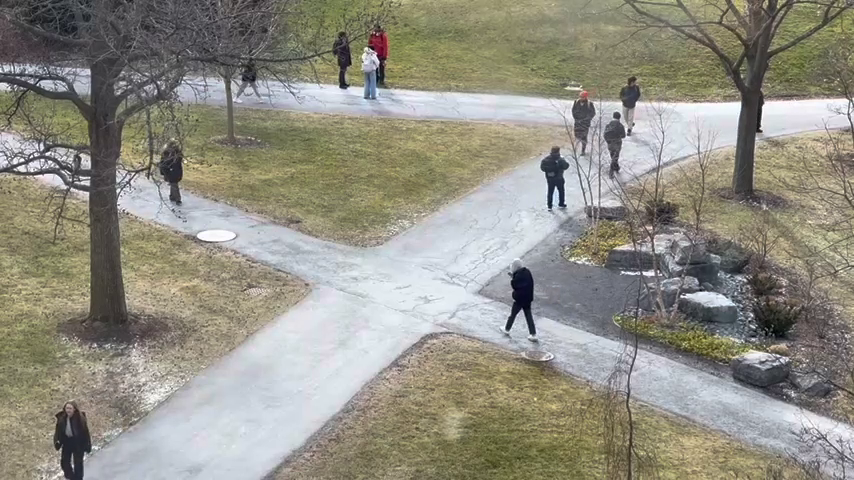
#> input picture frame 14 of data/test.mp4, 854 x 480 px
$ python L_Accumulation_video_moving.py
#> lines starting #> are read from the running program, lines starting #| are printed output that depends on the picture; after the words box and inside, x2 and y2 are one past the last pixel; in counts of white or black regions, pixels touching at a corner belong together
import cv2
import numpy as np

# 视频文件路径
video_file = 'data/test.mp4'
# 输出视频路径
output_video_file = 'city_video/accumulation/output_video.mp4'

transparency = 0.01  # 透明度

cap = cv2.VideoCapture(video_file)

ret, last_frame = cap.read()
#> last_frame is the input picture: shape (480, 854, 3); mean B, G, R 132.4, 144.1, 146.4
if not ret:
    print("Failed to read the video.")
    cap.release()
    exit()

height, width = last_frame.shape[:2]
#> height = 480; width = 854

# 初始化VideoWriter对象
fourcc = cv2.VideoWriter_fourcc(*'mp4v')
output_fps = cap.get(cv2.CAP_PROP_FPS)  # 使用原视频的帧率
out = cv2.VideoWriter(output_video_file, fourcc, output_fps, (width, height))

motion_accumulated_frame = np.zeros((height, width), np.float32)

while True:
    ret, current_frame = cap.read()
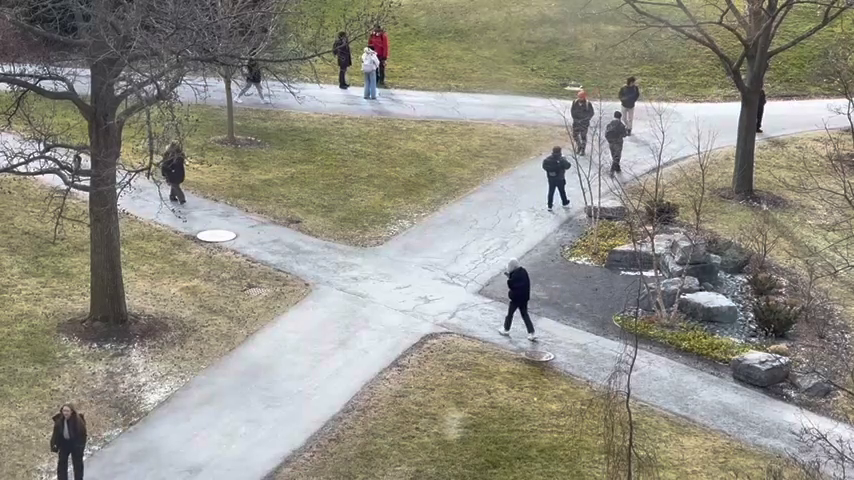
#> input picture frame 15 of data/test.mp4, 854 x 480 px
#> current_frame is the input picture: shape (480, 854, 3); mean B, G, R 132.7, 144.4, 146.7
    if not ret:
        break

    frame_diff = cv2.absdiff(current_frame, last_frame)
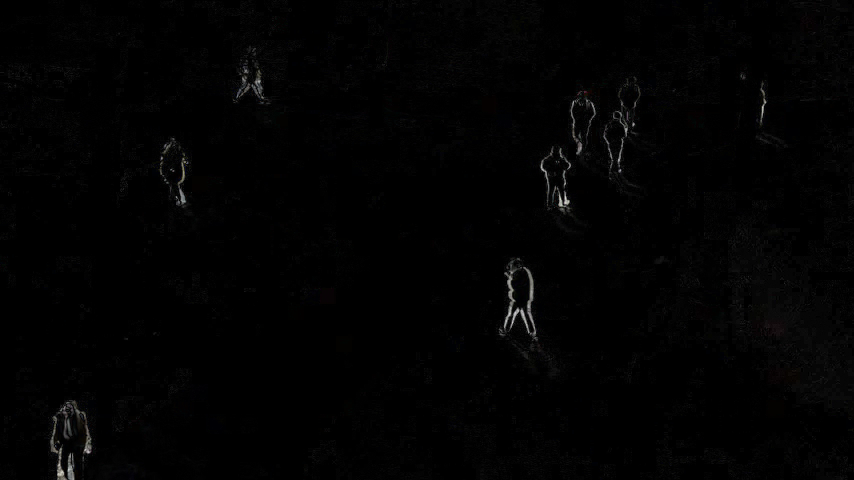
#> frame_diff: shape (480, 854, 3); mean B, G, R 2.3, 2.2, 2.3
    gray_diff = cv2.cvtColor(frame_diff, cv2.COLOR_BGR2GRAY)

    # 使用一个标量而不是数组来调整灰度差异的强度
    scaled_gray_diff = cv2.multiply(gray_diff, transparency)  # 直接使用标量进行乘法

    _, motion_mask = cv2.threshold(scaled_gray_diff, 0, 255, cv2.THRESH_BINARY)
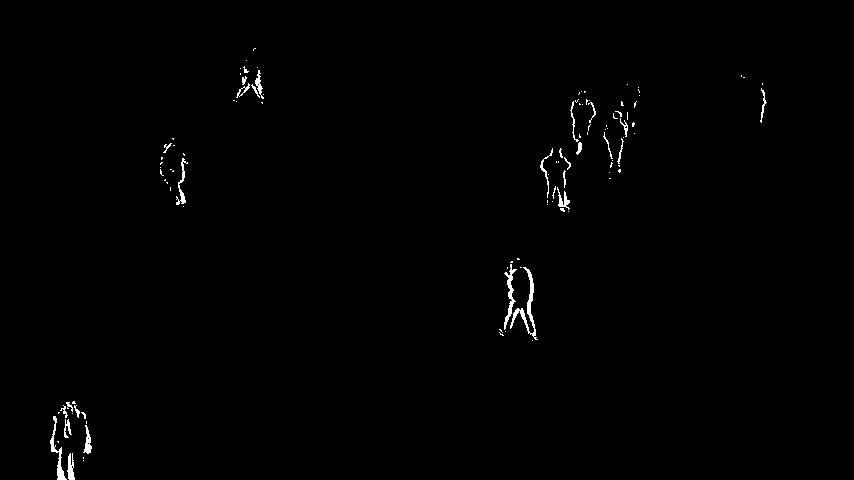
#> motion_mask: shape (480, 854); 0.67% white; 110 white regions (83 under 20 px), largest, box (x1, y1, x2, y2) and area: (510, 267, 538, 340) 396, (504, 264, 517, 330) 255, (50, 416, 67, 480) 255
    transparent_motion = cv2.min(scaled_gray_diff, motion_mask)

    # 使用透明度更新motion_accumulated_frame
    np.add(motion_accumulated_frame, transparent_motion, out=motion_accumulated_frame, casting="unsafe")
    motion_accumulated_frame = np.clip(motion_accumulated_frame, 0, 255)

    motion_accumulated_8bit = cv2.convertScaleAbs(motion_accumulated_frame)

    # 写入处理后的帧到输出视频
    out.write(motion_accumulated_8bit)

    last_frame = current_frame

    # 显示结果
    cv2.imshow('Motion Accumulation', motion_accumulated_8bit)

    if cv2.waitKey(1) & 0xFF == 27:  # 按Esc键退出
#> (key Esc is pressed here)
        break

# 释放资源
cap.release()
out.release()  # 释放VideoWriter对象
cv2.destroyAllWindows()

$ run again, starting later in the video
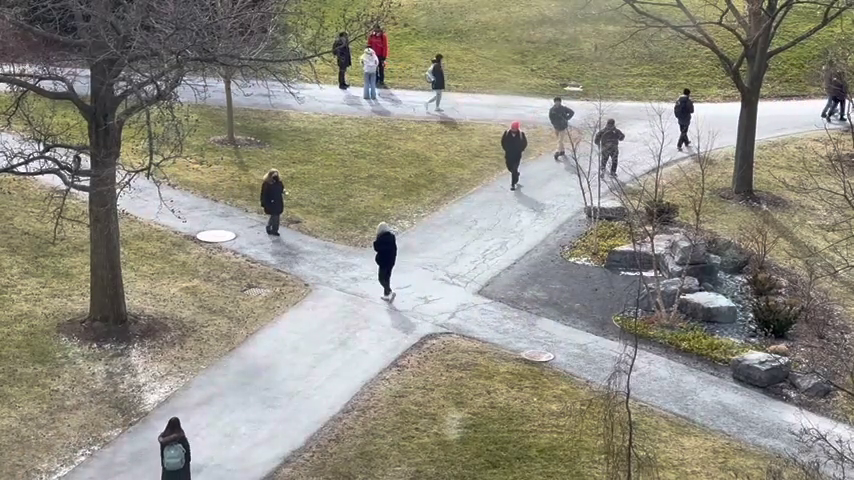
#> input picture frame 65 of data/test.mp4, 854 x 480 px
#> last_frame is the input picture: shape (480, 854, 3); mean B, G, R 129.8, 142.7, 145.4
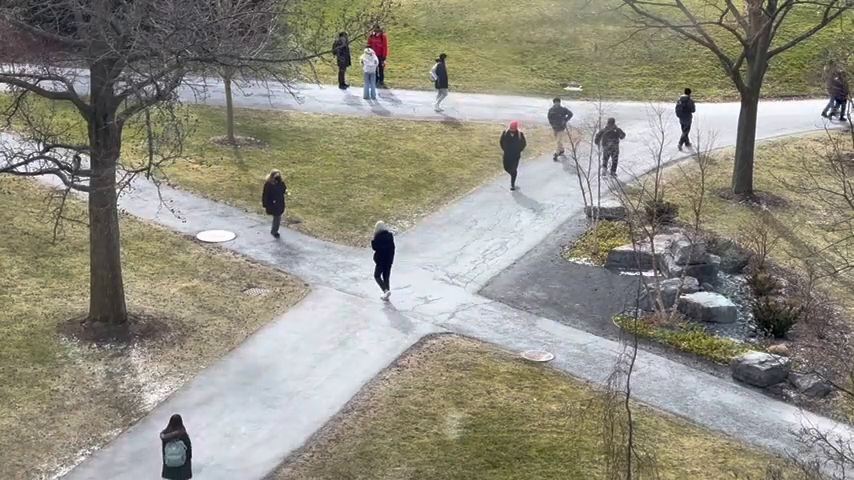
#> input picture frame 66 of data/test.mp4, 854 x 480 px
#> current_frame is the input picture: shape (480, 854, 3); mean B, G, R 129.7, 142.6, 145.3
#> `_, motion_mask = cv2.threshold(scaled_gray_diff, 0, 255, cv2.THRESH_BI..`:
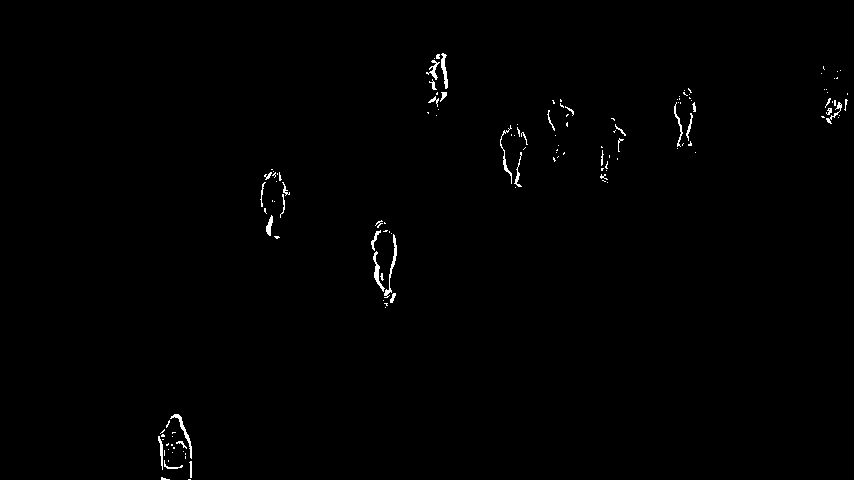
#> motion_mask: shape (480, 854); 0.59% white in thin lines or dots, all inside (x1, y1, x2, y2) = (158, 53, 848, 480)

$ run again, starting later in the video
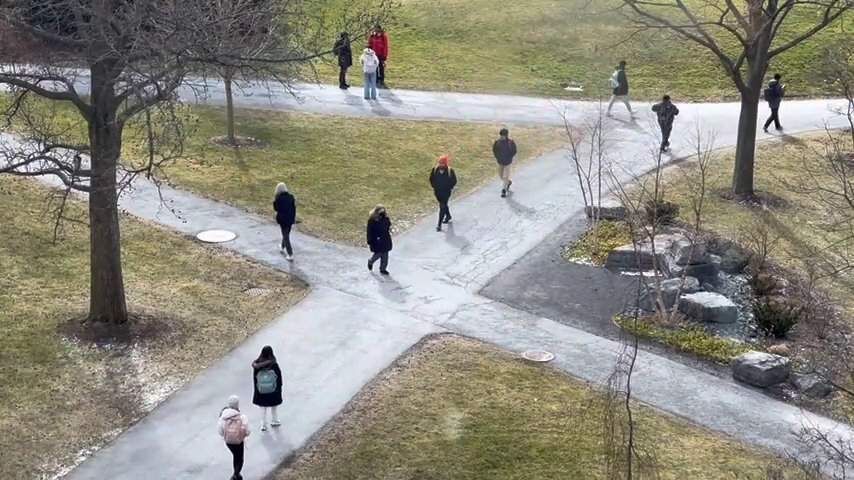
#> input picture frame 116 of data/test.mp4, 854 x 480 px
#> last_frame is the input picture: shape (480, 854, 3); mean B, G, R 128.9, 141, 143.3
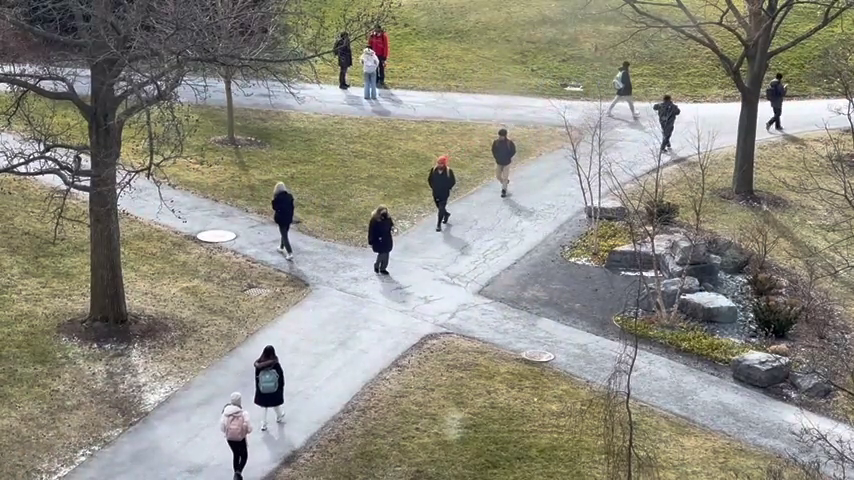
#> input picture frame 117 of data/test.mp4, 854 x 480 px
#> current_frame is the input picture: shape (480, 854, 3); mean B, G, R 128.9, 140.9, 143.2
#> `_, motion_mask = cv2.threshold(scaled_gray_diff, 0, 255, cv2.THRESH_BI..`:
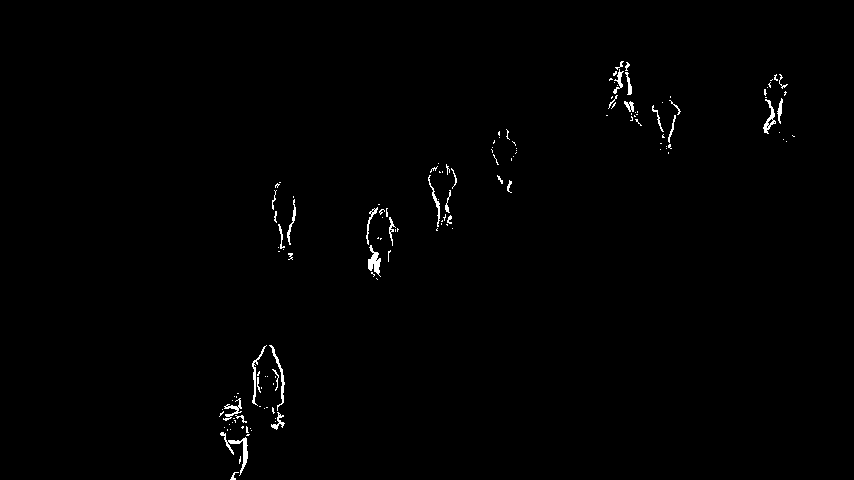
#> motion_mask: shape (480, 854); 0.72% white in thin lines or dots, all inside (x1, y1, x2, y2) = (219, 61, 795, 480)
